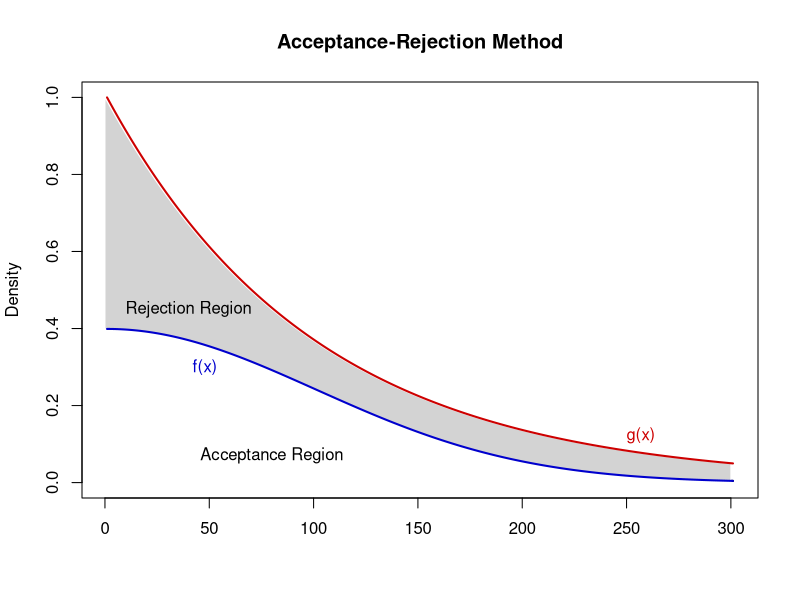

This figure's R source:
  
  # create data to plot
  x = seq(0,3,0.01)
  z = dnorm(seq(0,3,0.01))
  y = dexp(seq(0,3,0.01))

  plot(z, type="l", lwd=2, ylim=c(0,1), 
  main="Acceptance-Rejection Method", xlab="", ylab="Density")
  
  # shaded areas to illustrate the accepatence and rejection region
  polygon(c(x*100,300,0), c(y,0,0), col="lightgrey", border="white", fillOddEven = T)
  polygon(c(x*100,300,0), c(z,0,0), col="white",border="white")
  
  # borders of regions
  lines(z, type="l", lwd=2, col="blue3")
  lines(y, type="l", lwd=2, col="red3")
  
  # add legend to plot
  text(250,0.11,"g(x)", adj=c(0,0), col="red3")
  text(42,0.32,"f(x)", adj=c(0,1), col="blue3")
  text(80,0.07,"Acceptance Region")
  text(40,0.45,"Rejection Region")
  
